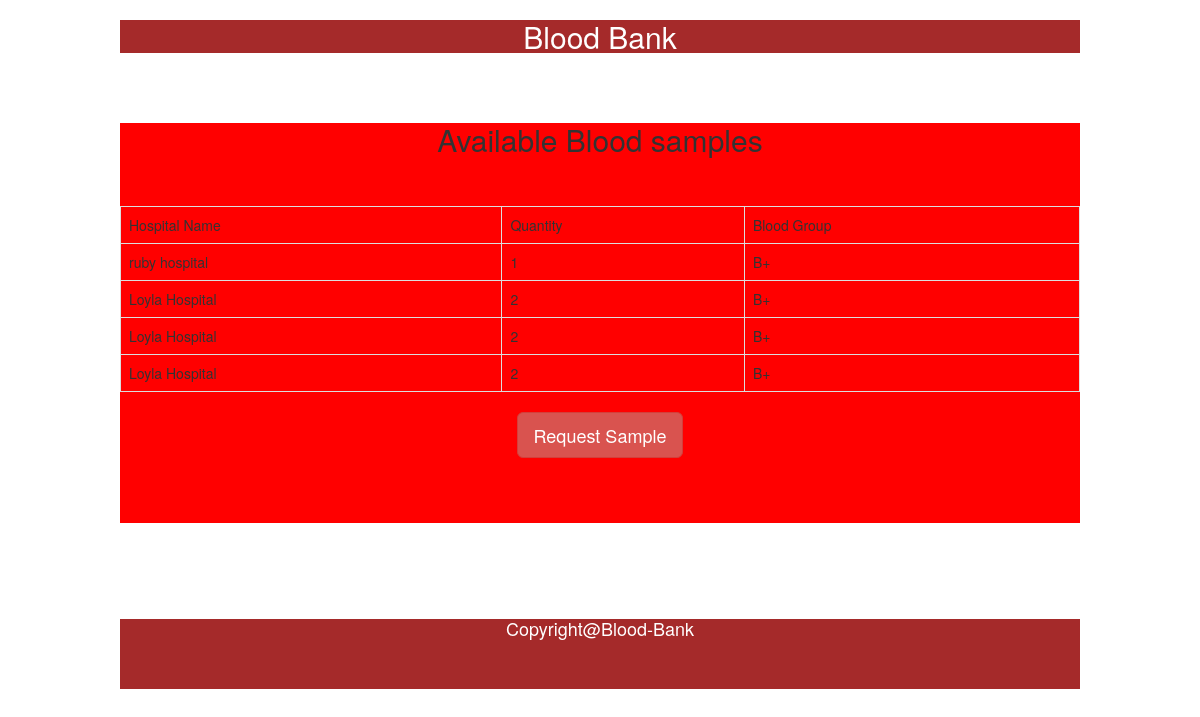
The app's page /sample.php with its own data.
### tables this page shows
CREATE TABLE `blood_group` (
  `id` int(11) NOT NULL,
  `blood_group` varchar(5) NOT NULL,
  `quantity` varchar(5) NOT NULL,
  `hospital_name` varchar(20) NOT NULL
);

### sample.php (the view, shortened to what this page needs)
<?php
include("connection.php");
?>
<!DOCTYPE html>
<html lang="en">
<head>
    <link rel="stylesheet" href="css/s1.css">
    <link rel="stylesheet" href="https://maxcdn.bootstrapcdn.com/bootstrap/3.3.7/css/bootstrap.min.css">
</head>
<body>
    <div id="full">
        <div id="inner_full">
            <div id="header">
                <h2 align="center">Blood Bank </h2>
            </div>
            <br><br>
            <div id="body">
                <h2 align="center">Available Blood samples</h2>
                <br><br>
                <table align="center" class="table table-bordered">
                    <tr>
                        <td>Hospital Name</td>
                        <td>Quantity</td>
                        <td>Blood Group</td>
                    </tr>
                    <?php
                    $q = $db->query("SELECT * FROM blood_group");
                    while ($r1 = $q->fetch(PDO::FETCH_OBJ)) {
                    ?>
                        <tr>
                            <td><?= $r1->hospital_name ?></td>
                            <td><?= $r1->quantity ?></td>
                            <td><?= $r1->blood_group ?></td>
                        </tr>
                    <?php
                    }
                    ?>
                </table>
                <p align="center"><a href="request.php" class="btn btn-danger btn-lg enabled" role="button" aria-disabled="true">Request Sample</a></p>
            </div>
            <div id="footer">
                <h4 align="center">Copyright@Blood-Bank</h4>
               </div> </div> </div> </body> </html>

### css/s1.css (style rules this page uses)
#full { height: auto; width: 100%; }
#inner_full { width: 80%; height: auto; margin: auto; }
#header { width: 100%; height: 50%; background-color: brown; color:white; }
#body { width: 100%; height: 400px; background-color: red; }
#footer { margin-top: 10%; width: 100%; height: 70px; background-color: brown; color: white; }

### records on screen
blood_group: hospital_name "ruby hospital", quantity "1", blood_group "B+"
blood_group: hospital_name "Loyla Hospital", quantity "2", blood_group "B+"
blood_group: hospital_name "Loyla Hospital", quantity "2", blood_group "B+"
blood_group: hospital_name "Loyla Hospital", quantity "2", blood_group "B+"
